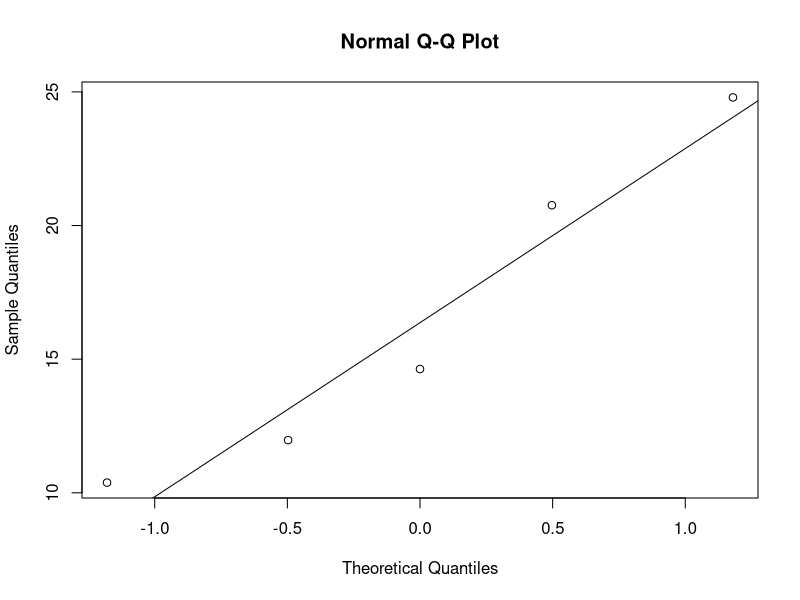
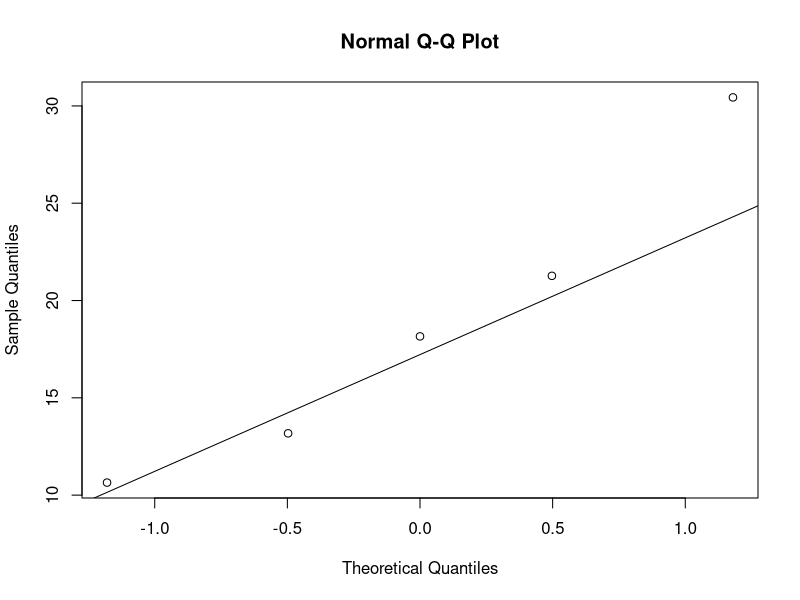
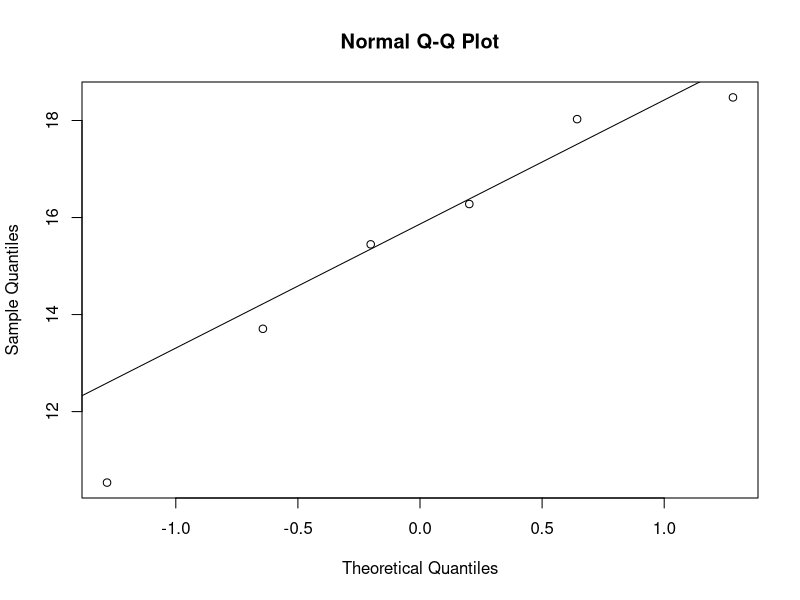
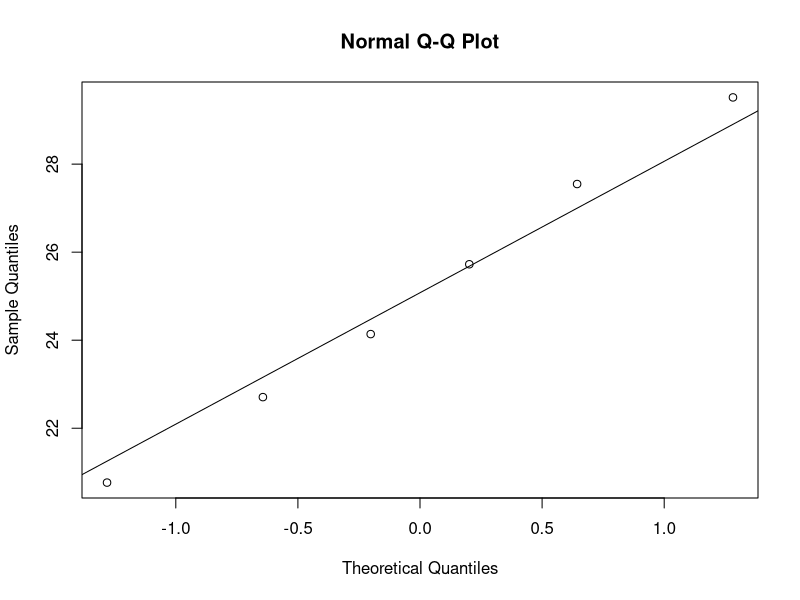
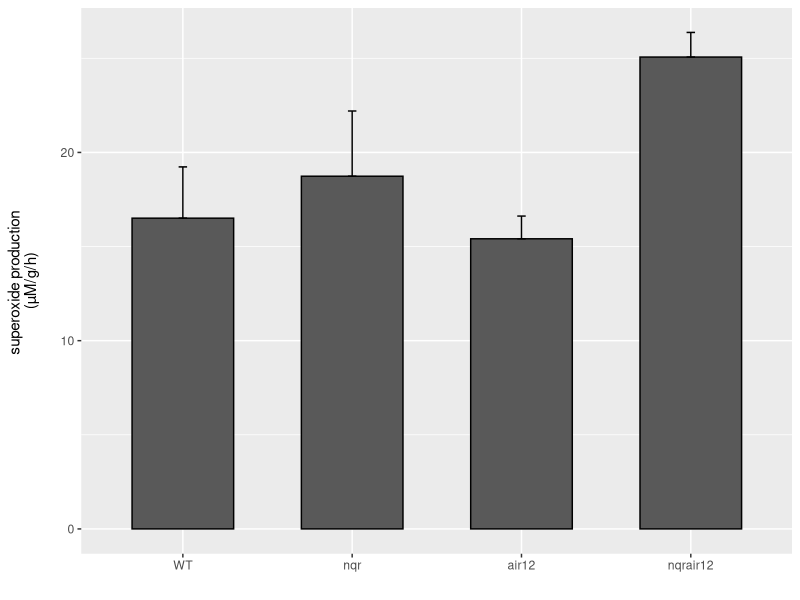

Generate these figures, in order, with R:
graphics.off()
remove(list = ls())

library(ggplot2)
library(matrixStats)
library(cowplot)

df1 <- data.frame(read.csv("XTT48Himbibition3JstratLer220316.csv", sep = ',', dec = ',', header = TRUE))

df.blank <- data.frame(df1[which(df1$genotype == "blank"),])
blank <- as.data.frame(df.blank$DO470)
moy.blank <- colMeans(blank)

df2 <- data.frame(df1[c(-(25:27), -1, -9),])
superoxprod <- (((df2$DO470) - moy.blank)/df2$masse)/24200*10^6
superoxprod <- as.data.frame(superoxprod)

df3 <- df2[,0:3]
df3$superoxprod <- superoxprod

df.WT <- data.frame(df3[which(df3$genotype == "WT"),])
moy.WT <- colMeans(df.WT$superoxprod)

#en théorie nécessité de calculer la normalite des données pour calculer se
#H0 loi normale p > 0.05
#H1 loi pas normale  p < 0.05
shapiro.test(as.matrix(df.WT$superoxprod))#distribution normale 
#vérif qqplot
qqnorm(as.matrix(df.WT$superoxprod))
qqline(as.matrix(df.WT$superoxprod))
se.WT <- colSds(as.matrix(df.WT$superoxprod))/(sqrt(length(as.matrix(df.WT$superoxprod))))

df.nqr <- data.frame(df3[which(df3$genotype == "nqr"),])
moy.nqr <- colMeans(df.nqr$superoxprod)

shapiro.test(as.matrix(df.nqr$superoxprod))#distribution normale 
qqnorm(as.matrix(df.nqr$superoxprod))
qqline(as.matrix(df.nqr$superoxprod))

se.nqr <- colSds(as.matrix(df.nqr$superoxprod))/(sqrt(length(as.matrix(df.nqr$superoxprod))))

df.air12 <- data.frame(df3[which(df3$genotype == "air12"),])
moy.air12 <- colMeans(df.air12$superoxprod)

shapiro.test(as.matrix(df.air12$superoxprod))#distribution normale 
qqnorm(as.matrix(df.air12$superoxprod))
qqline(as.matrix(df.air12$superoxprod))

se.air12 <- colSds(as.matrix(df.air12$superoxprod))/(sqrt(length(as.matrix(df.air12$superoxprod))))

df.nqrair12 <- data.frame(df3[which(df3$genotype == "nqrair12"),])
moy.nqrair12 <- colMeans(df.nqrair12$superoxprod)

shapiro.test(as.matrix(df.nqrair12$superoxprod))#distribution normale 
qqnorm(as.matrix(df.nqrair12$superoxprod))
qqline(as.matrix(df.nqrair12$superoxprod))

se.nqrair12 <- colSds(as.matrix(df.nqrair12$superoxprod))/(sqrt(length(as.matrix(df.nqrair12$superoxprod))))

#regroupement des moyennes dans un dataframe
genotype <- c("WT", "nqr", "air12", "nqrair12")

moy <- data.frame(c(moy.WT, moy.nqr, moy.air12, moy.nqrair12))
moy$genotype <- factor(genotype, levels = c("WT", "nqr", "air12", "nqrair12"))
colnames(moy) <- c("moyenne", "genotype")

se <- data.frame(c(se.WT, se.nqr, se.air12, se.nqrair12))
se$genotype <- factor(se, levels = c("WT", "nqr", "air12", "nqrair12"))
colnames(se) <- c("stand.error", "genotype")

# test de l'homogénéité des variances
# Test de Bartlett
# H0 :  variances égales
# H1 :  variances différentes
# si p-value > 0.05, on accepte H0 : homogénéité des variances
# si 0 < p-value < 0.05 rejet de H0, on accepte H1 : pas d'homogénéité
bartlett.test(list(df.WT$superoxprod$superoxprod, df.nqr$superoxprod$superoxprod, df.air12$superoxprod$superoxprod, df.nqrair12$superoxprod$superoxprod))
# homogénéité des variances

t.test(df.WT$superoxprod, df.nqr$superoxprod) # égalité des moyennes
t.test(df.WT$superoxprod, df.air12$superoxprod) # égalité des moyennes
t.test(df.WT$superoxprod, df.nqrair12$superoxprod) # non égalité des moyennes

g <- ggplot(data = moy, aes(x=moy$genotype, y= moy$moyenne)) 
g <- g + geom_bar(stat = "identity", color = "black", width = 0.6, position = position_dodge(0.8)) 
g <- g +labs(#title = "superoxide production in seeds after 48h imbibition", 
    x = "", 
    y="superoxide production \n(µM/g/h)\n")
g <- g + geom_errorbar(aes(ymin =moy$moyenne, ymax = moy$moyenne+se$stand.error), width = 0.05)
g
save_plot('superoxideProdLer.png', g, base_aspect_ratio = 1.3)

